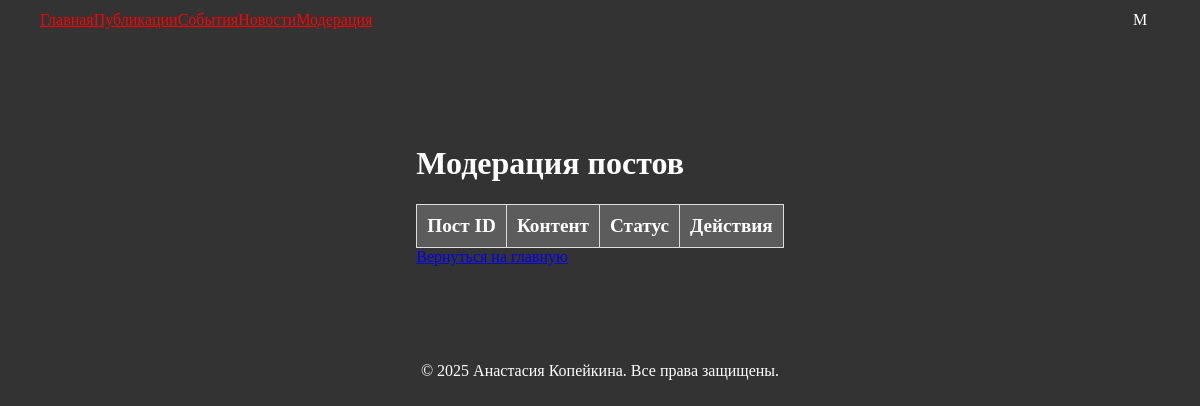
The app's page /moderate (signed in), older data.
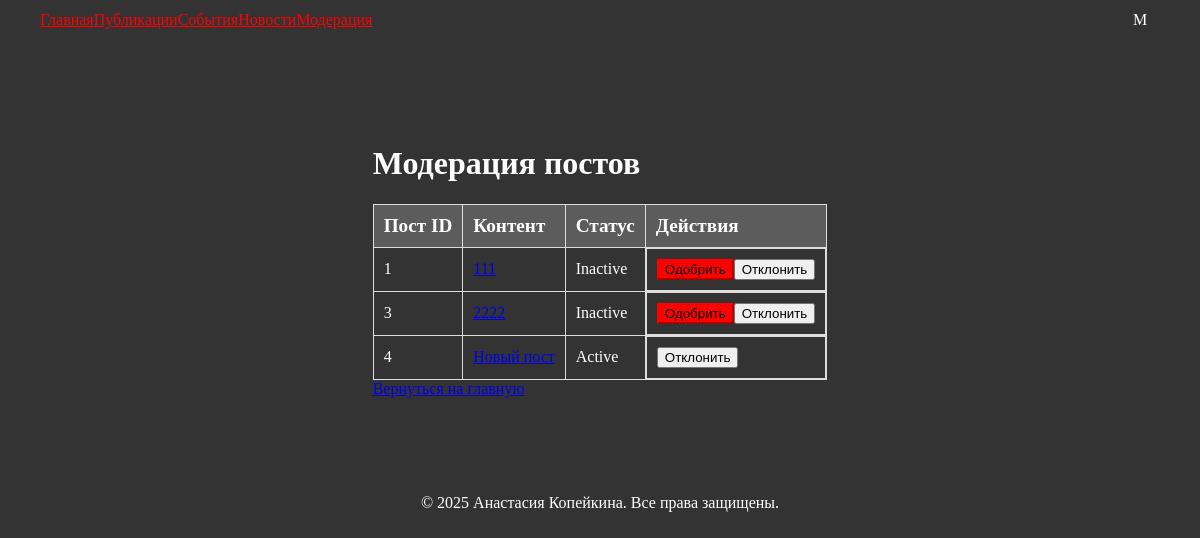
The same page, newer data.
### application/models.py (models this page shows, shortened)
class Post(db.Model):
    id = db.Column(db.Integer, primary_key=True)
    user_id = db.Column(db.Integer, db.ForeignKey('user.id'), nullable=False)
    content_text = db.Column(db.Text, nullable=True)
    file_path = db.Column(db.String(255), nullable=True)
    file_type = db.Column(db.String(10), nullable=False)  # 'image', 'video', or 'none'
    created_at = db.Column(db.DateTime, default=datetime.now)
    updated_at = db.Column(db.DateTime, default=datetime.now, onupdate=datetime.now)
    is_active = db.Column(db.Boolean, default=True)
    likes = db.relationship('Like', backref='post', lazy=True)
    comments = db.relationship('Comment', backref='post', lazy=True)

### application/views/moderation.py (the view)
@moderation_bp.route("/moderate", methods=["GET"])
@login_required
@moderator_required('moderator')
def moderate_posts():
    posts = Post.query.all()
    return render_template("moderate_posts.html", posts=posts)

### application/views/auth.py (called while the page is built)
@login_manager.user_loader
def load_user(user_id):
    return User.query.get(int(user_id))

### application/templates/moderate_posts.html (shortened to what this page needs)
{% extends 'base.html' %}
{% block content %}
<div class="home-container" style="max-width: 1200px; margin: 0 auto; padding: 40px 20px;">
<h1>Модерация постов</h1>
<table style='width:100%; border-collapse: collapse;'>
   <tr style='background-color: #5c5c5c; text-align: left;'>
       <th style='color: #fff; font-size: 1.2rem; border: 1px solid #ddd; padding: 10px;'>Пост ID</th>
       <th style='color: #fff; font-size: 1.2rem; border: 1px solid #ddd; padding: 10px;'>Контент</th>
       <th style='color: #fff; font-size: 1.2rem; border: 1px solid #ddd; padding: 10px;'>Статус</th>
       <th style='color: #fff; font-size: 1.2rem; border: 1px solid #ddd; padding: 10px;'>Действия</th>
   </tr>
   {% for post in posts %}
   <tr style='border: 1px solid #ddd;'>
       <td style='color: #fff; border: 1px solid #ddd; padding: 10px;'>{{ post.id }}</td>
       <td style='color: #fff; border: 1px solid #ddd; padding: 10px;'><a href="{{ url_for('comments.list_comments', post_id=post.id) }}">{{ post.content_text }}</a></td>
       <td style='color: #fff; border: 1px solid #ddd; padding: 10px;'>{{ 'Active' if post.is_active else 'Inactive' }}</td>
       <td style='display:flex; border: 1px solid #ddd; padding: 10px;'>
           {% if not post.is_active %}
           <form action="{{ url_for('moderation.approve_post', post_id=post.id) }}" method='POST'>
               <button type='submit' class='ant-btn ant-btn-primary'>Одобрить</button></form>{% endif %}
           <form action="{{ url_for('moderation.reject_post', post_id=post.id) }}" method='POST'>
               <button type='submit' class='ant-btn ant-btn-danger'>Отклонить</button></form></td></tr>{% endfor %}
   </table>
<a href="{{ url_for('index') }}" class='ant-btn ant-btn-default'>Вернуться на главную</a>
</div>
{% endblock %}

Row changes from the older to the newer data that the page shows:
added Post: id "1", content_text "111", is_active "Inactive"
added Post: id "3", content_text "2222", is_active "Inactive"
added Post: id "4", content_text "Новый пост", is_active "Active"
